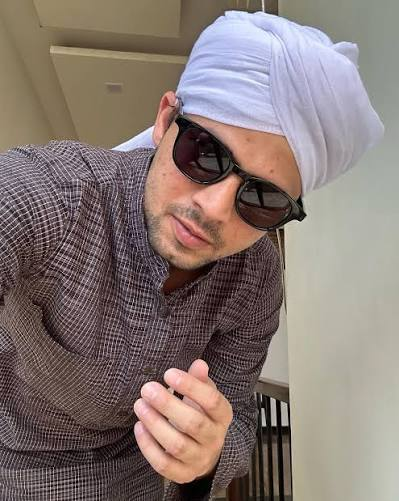
#> input picture Images/image2.jpg, 399 x 501 px, found by its file name
$ jupyter execute 'Edge detection without filter.ipynb'
#> lines starting #> are read from the running program, lines starting #| are printed output that depends on the picture; after the words box and inside, x2 and y2 are one past the last pixel; in counts of white or black regions, pixels touching at a corner belong together
[cell 1]
import numpy as np
import cv2
import matplotlib.pyplot as plt

[cell 2]
image_path='D:/PythonProject1/Intern/Images/image2.jpg'
image=cv2.imread(image_path)
#> image is the input picture: shape (501, 399, 3); mean B, G, R 115, 120, 134.3

[cell 3]
lab = cv2.cvtColor(image, cv2.COLOR_BGR2Lab).astype(np.float64)
blurr=cv2.GaussianBlur(lab,(3,3),0)
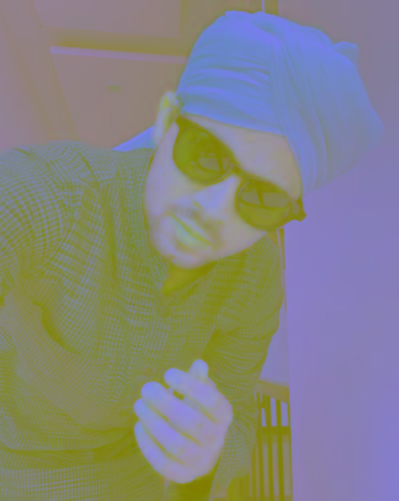
#> blurr: shape (501, 399, 3) float64; mean B, G, R 129.5, 133.1, 133.1

[cell 4]
a_channel = blurr[:, :, 1]
b_channel = blurr[:, :, 2]
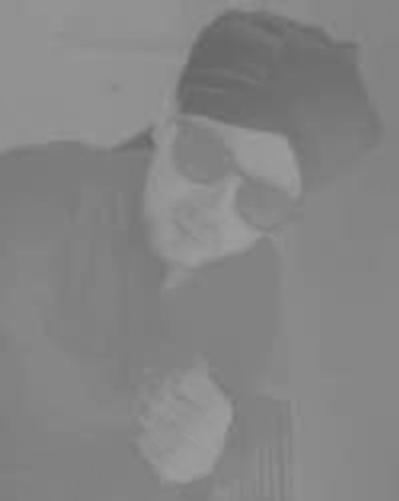
#> b_channel: shape (501, 399) float64; min 101.3, max 159, mean 133.1

[cell 5]
shift_a = np.roll(a_channel, shift=3, axis=0)
shift_a = np.roll(shift_a, shift=3, axis=1)

shift_b = np.roll(b_channel, shift=3, axis=0)
shift_b = np.roll(shift_b, shift=3, axis=1)

[cell 6]
edge_a = np.abs(a_channel - shift_a)
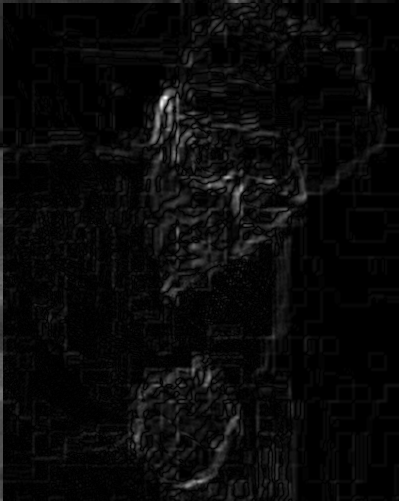
#> edge_a: shape (501, 399) float64; min 0, max 26.31, mean 1; drawn with min black and max white
edge_b = np.abs(b_channel - shift_b)

[cell 7]
final_color_edges = np.sqrt(edge_a**2 + edge_b**2)
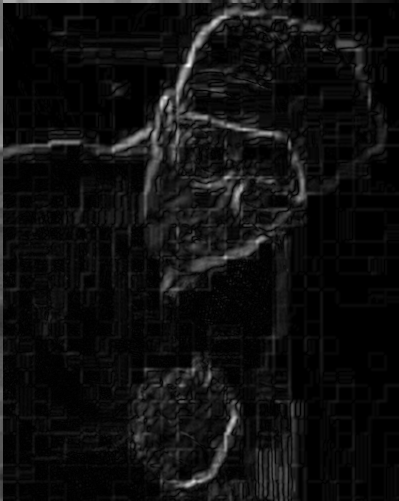
#> final_color_edges: shape (501, 399) float64; min 0, max 30.95, mean 1.9; drawn with min black and max white
final_normalized = cv2.normalize(final_color_edges, None, 0, 255, cv2.NORM_MINMAX).astype(np.uint8)
_, thresholded_edges = cv2.threshold(final_normalized, 60, 255, cv2.THRESH_BINARY)
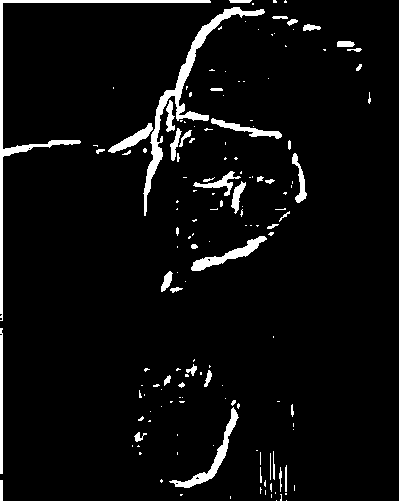
#> thresholded_edges: shape (501, 399); 5.1% white; 155 white regions (108 under 20 px), largest, box (x1, y1, x2, y2) and area: (143, 7, 265, 216) 2198, (0, 0, 211, 321) 1978, (169, 407, 239, 488) 787

[cell 8]
plt.imshow(cv2.cvtColor(image,cv2.COLOR_BGR2RGB))
plt.show()
plt.imshow(thresholded_edges,cmap='grey')
plt.show()

[cell 9]
import cv2
import numpy as np
import matplotlib.pyplot as plt

img = cv2.imread("D:/PythonProject1/Intern/Images/image2.jpg")
gray = cv2.cvtColor(img, cv2.COLOR_BGR2GRAY)
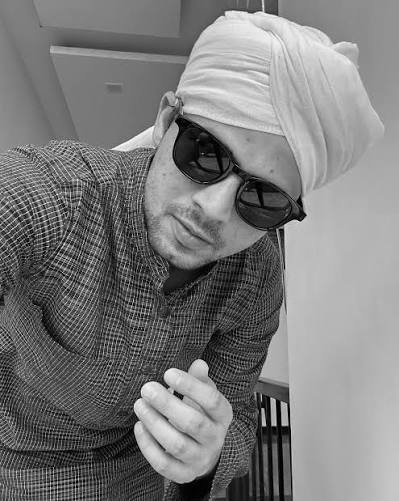
#> gray: shape (501, 399); min 0, max 254, mean 123.7
blurred = cv2.GaussianBlur(gray, (3, 3), 0)

shifted = np.roll(blurred, shift=1, axis=0)
shifted = np.roll(shifted, shift=1, axis=1).astype(np.float32)

subtract = np.abs(blurred - shifted)
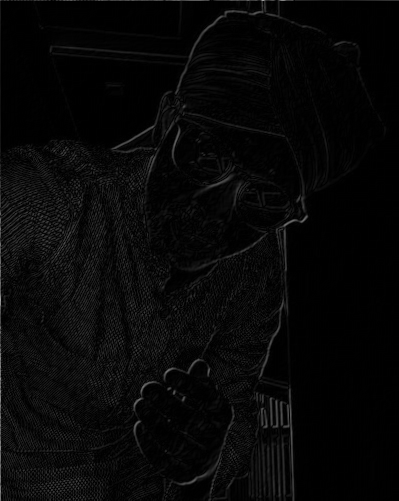
#> subtract: shape (501, 399) float32; min 0, max 159, mean 7.5

edges = cv2.normalize(subtract, cv2.NORM_MINMAX)


plt.imshow(cv2.cvtColor(img, cv2.COLOR_BGR2RGB))
plt.show()

plt.imshow( edges,cmap='gray')
plt.show()

[cell 10]
img1=cv2.cvtColor(img,cv2.COLOR_BGR2GRAY)
blurred=cv2.GaussianBlur(img1,(3,3),0)
kernel=np.ones((2,2))
erosion=cv2.erode(blurred,kernel,iterations=1)
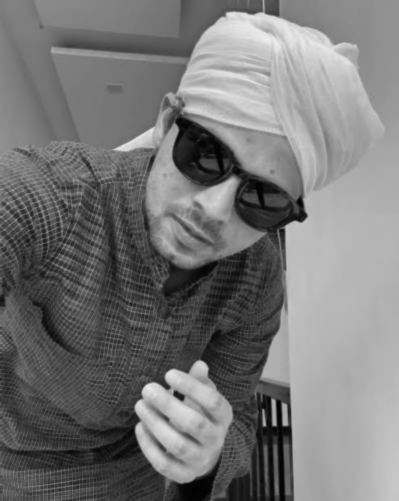
#> erosion: shape (501, 399); min 1, max 238, mean 118.6
dilation=cv2.dilate(blurred,kernel,iterations=1)
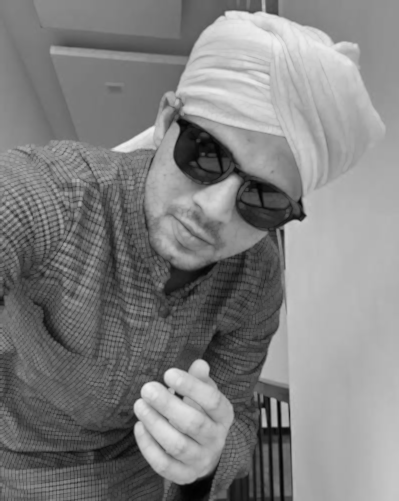
#> dilation: shape (501, 399); min 1, max 239, mean 128.9
edge=dilation-erosion
_, binary_edges = cv2.threshold(edge,25, 100, cv2.THRESH_BINARY)
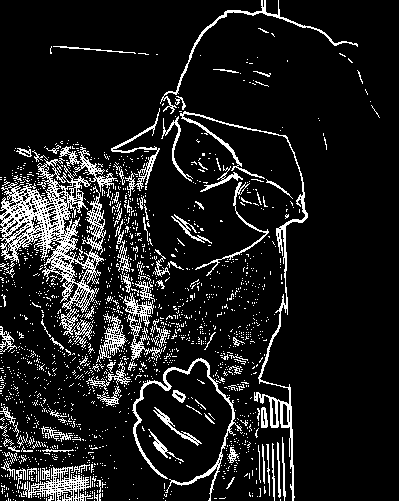
#> binary_edges: shape (501, 399); values 0 (black) and 100 (white), 11.5% white in thin lines or dots
plt.imshow(binary_edges,cmap='grey')
plt.show()

$ run again, with Images/image1.jpg copied over Images/image2.jpg
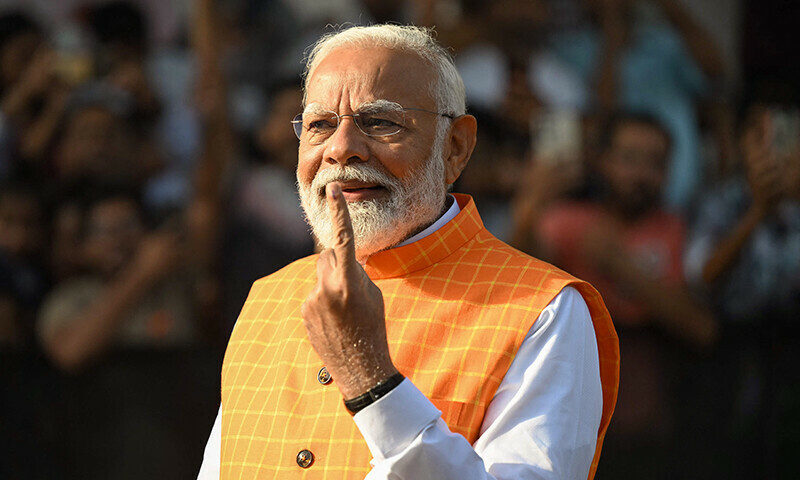
#> input picture Images/image1.jpg, 800 x 480 px, found by its file name
#> image is the input picture: shape (480, 800, 3); mean B, G, R 53.9, 70, 88.2
#> `_, thresholded_edges = cv2.threshold(final_normalized, 60, 255, cv2.TH..`:
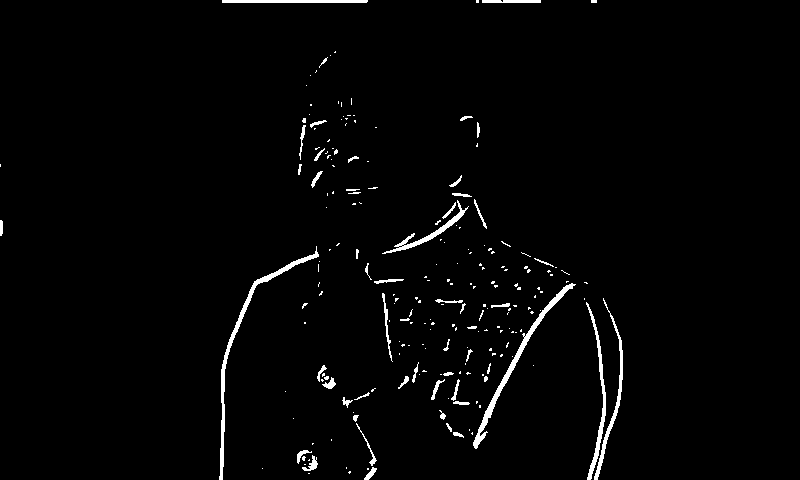
#> thresholded_edges: shape (480, 800); 2% white; 216 white regions (163 under 20 px), largest, box (x1, y1, x2, y2) and area: (219, 246, 319, 480) 1106, (473, 283, 576, 449) 1041, (586, 302, 606, 480) 639
#> `_, binary_edges = cv2.threshold(edge,25, 100, cv2.THRESH_BINARY)`:
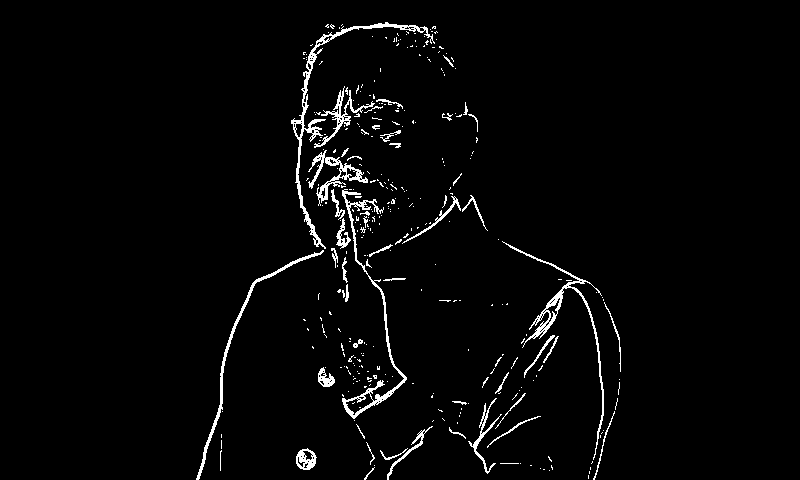
#> binary_edges: shape (480, 800); values 0 (black) and 100 (white), 2.7% white in thin lines or dots, all inside (x1, y1, x2, y2) = (196, 22, 621, 480)

$ run again, with Images/image3.jpg copied over Images/image2.jpg
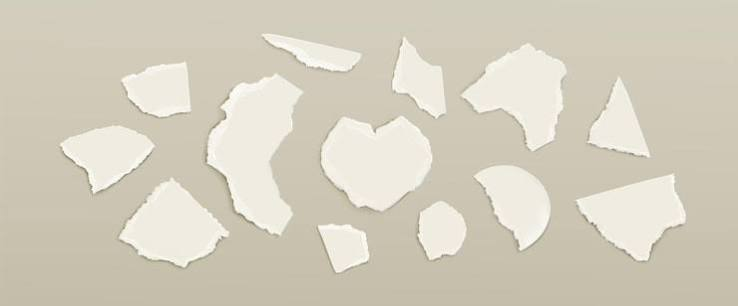
#> input picture Images/image3.jpg, 738 x 306 px, found by its file name
#> image is the input picture: shape (306, 738, 3); mean B, G, R 191.1, 207.3, 213.2
#> thresholded_edges: shape (306, 738); 5% white; 337 white regions (205 under 20 px), largest, box (x1, y1, x2, y2) and area: (207, 75, 288, 165) 709, (525, 196, 555, 255) 469, (610, 32, 738, 35) 344
#> `_, binary_edges = cv2.threshold(edge,25, 100, cv2.THRESH_BINARY)`:
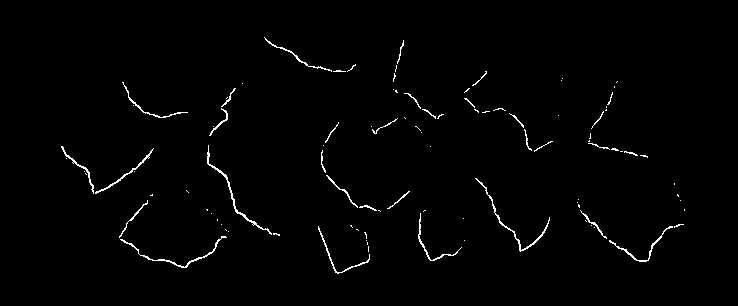
#> binary_edges: shape (306, 738); values 0 (black) and 100 (white), 1.3% white in thin lines or dots, all inside (x1, y1, x2, y2) = (61, 37, 685, 274)
